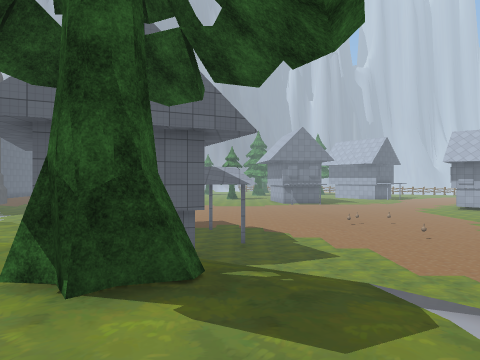
[1] (above)

14 first-person views from a walk through a scene from a Unity 3-D project. The camera is 1.2 m above the floor, looks level and sees 70° across. The floor is counted in squares, 2 m on a side. Each view is taken from the middle of a square. On the plan, view 1 faces up. The plan holds only what a view shows up to about 10 squares ahead; the rest is blank. The place goes on beyond the plan. The player is left out. Some animated figures are not drawn. Some surface patterns are stand-ins.

[2]
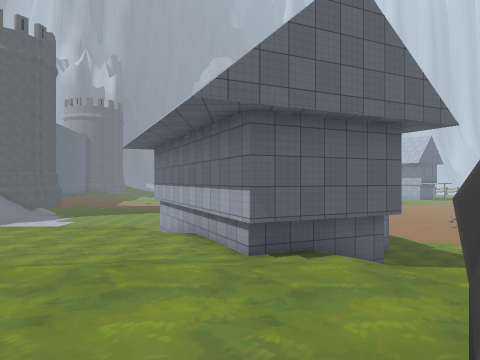

[3]
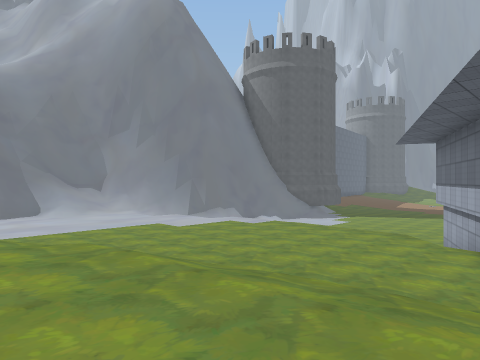

[4]
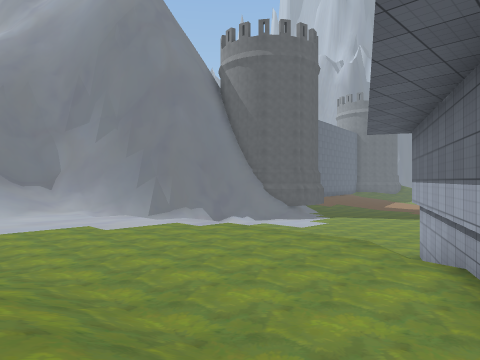

[5]
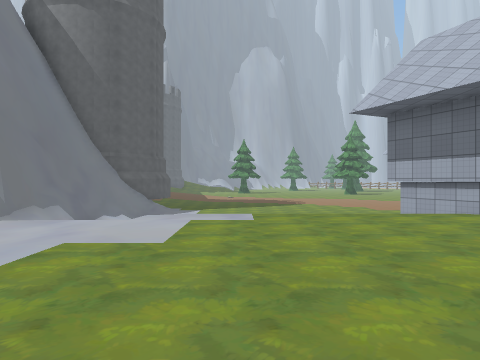

[6]
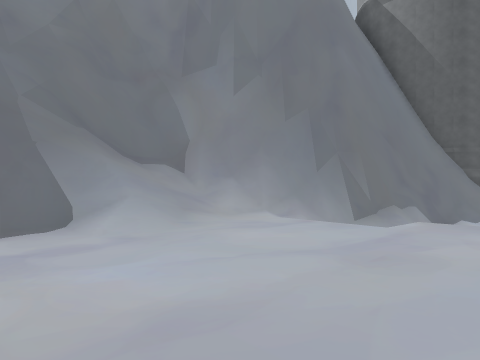

[7]
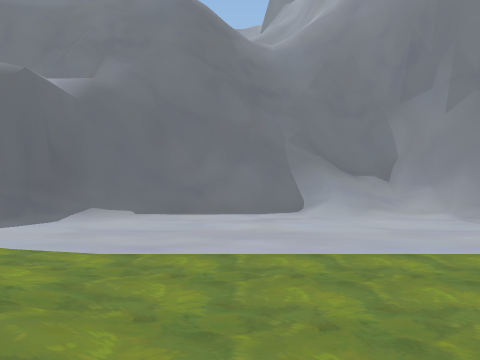

[8]
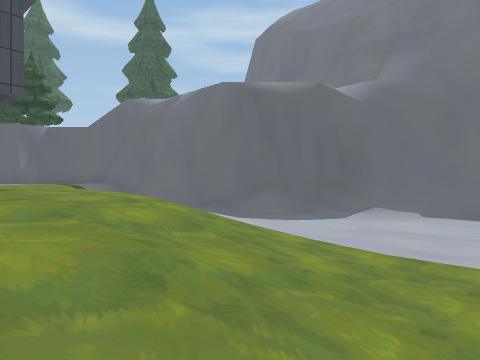

[9]
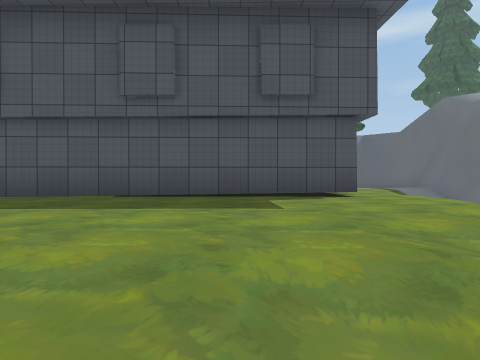

[10]
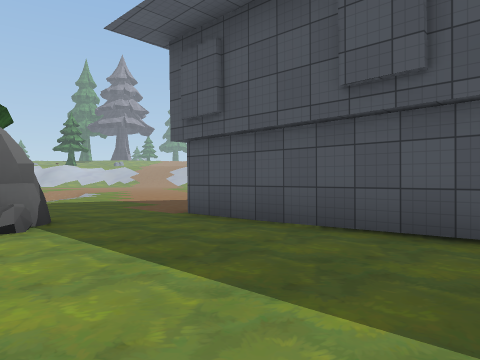

[11]
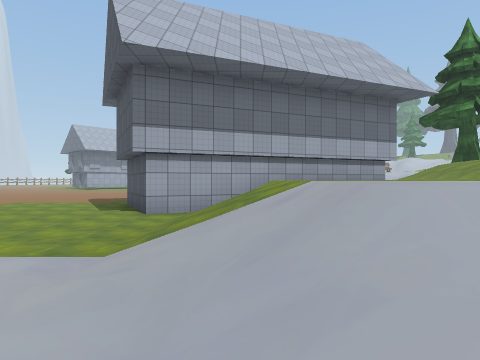

[12]
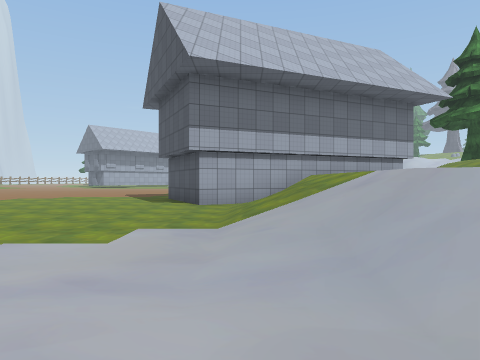

[13]
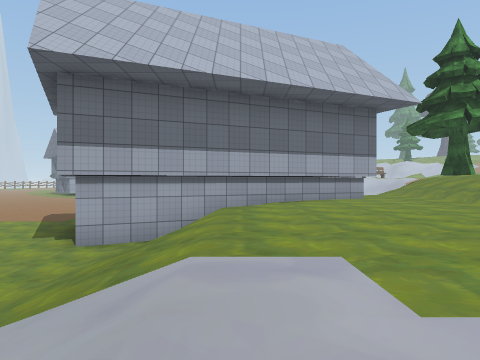

[14]
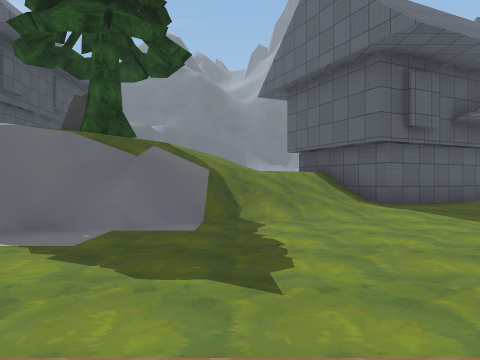

### Floor plan
Key: @ floor where view 1 was taken; # wall or solid block; . main floor; : floor 0.25 m higher than the main floor; - floor 1.25 m lower than the main floor; + floor 1.5 m higher than the main floor; _ floor 1.5 m lower than the main floor; * floor 7.5 m higher than the main floor; / step, stairs or slope; = window, fence, low wall or low ledge; v drop or lower ground; O other object.
Columns run from 19 left of view 1 to 6 right of it. Each row starts with its distance up from view 1.
 14   ##  --------OO
 13   #/ -------OOOO
 12  ##/--///////OOO
 11  ##/ ////////OOOO  -__
 10 ##/   /....../OOOO--______
  9 #// /.........OOOO--______
  8 ///............OOOO-______
  7 ///............OO///_____
  6 ///..........::::///_____
  5 =#:.......://////////_____
  4 ##......:///////////==___
  3 ##.....:////++++++//=#__
  2  #/...:////+++++O+O+/#
  1  ##/..////++++++O++++
  0 vv#/.:///++++++++++@
 -1 vv##/://++++++++++++++
 -2   *v#/ /+OOOOOOOO+++++
 -3    *#= /+O        +++
 -4     ##  +
 -5     v#  +
 -6     v#//+
 -7        ++

Positions as (right, up) in squares from view 1, and headings:
1: (0, 0), facing up
2: (-4, 1), facing up
3: (-4, 2), facing up-left
4: (-4, 4), facing up-left
5: (-11, 4), facing up
6: (-13, 4), facing up-left
7: (-9, 4), facing left
8: (-9, 4), facing down-left
9: (-8, 4), facing down
10: (-8, 2), facing down-right
11: (-14, 11), facing right
12: (-15, 12), facing right
13: (-13, 10), facing right
14: (6, 5), facing left
